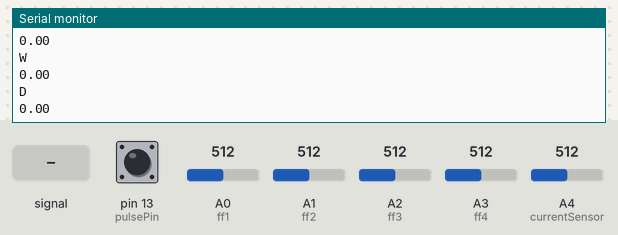
This sketch was run on a simulated Arduino Uno, built with avr-gcc and run on an emulated ATmega328P. Parts: the last lines printed to the serial monitor. The test bench sets the inputs (shaded band); at power-on: A0 (ff1) = 512, A1 (ff2) = 512, A2 (ff3) = 512, A3 (ff4) = 512, A4 (currentSensor) = 512, pin 13 (pulsePin) HIGH.

Above: at 1.2 s.
1.3 s: A4 (currentSensor) fed a 200 Hz sine of ±81 counts around its level
2.8 s: A0 (ff1) set to 490
At 3.4 s:
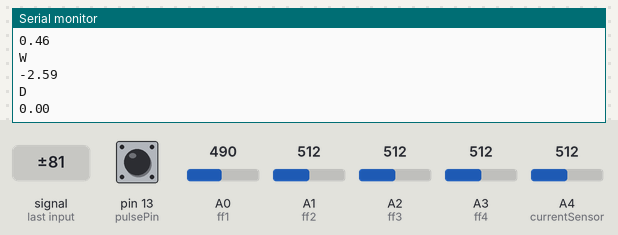
4.3 s: A1 (ff2) set to 490
At 5.1 s:
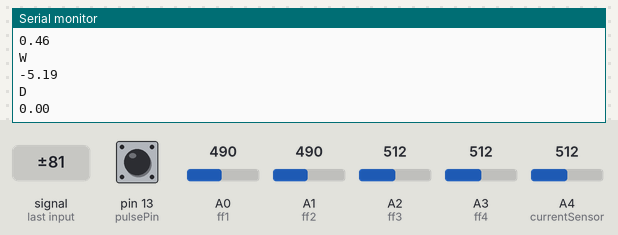
5.8 s: A2 (ff3) set to 490
At 6.8 s:
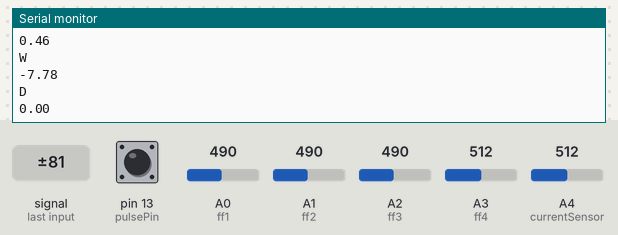
7.3 s: A3 (ff4) set to 490
At 8.0 s:
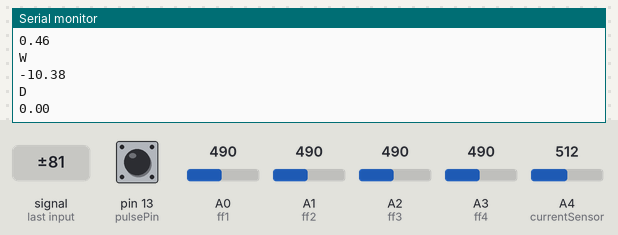
8.8 s: A4 (currentSensor) set to 490
Timing chart, 0 to 11.3 s (numbered marks = the images above; inputs shaded):
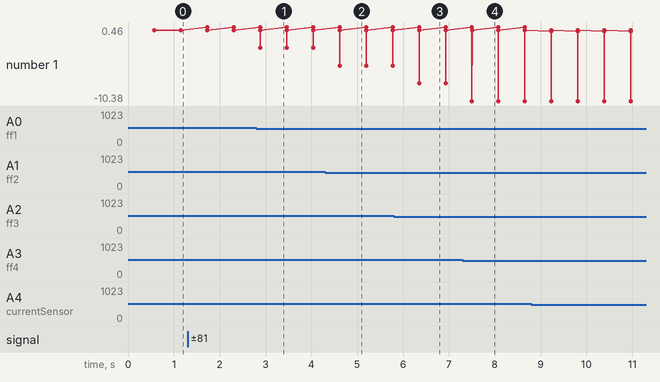

The sketch:

MainMonitoring.ino
```cpp
const int currentSensor = A4, pulsePin = 13;
const int ff1 = A0, ff2 = A1, ff3 = A2, ff4 = A3;
const float mVPerAmp = 125.0;
const float microstep = 1/ 32, cmPerRot = 0.254, stepAngle = 1.8;
float baseWeight;
int steps = 0, prevState;
int startTime;

float getIRMS(int sensorPin) {
  float maxRead = 0, currRead;

  for (int i = 0; i < 1000; i++) {
    currRead = analogRead(sensorPin);
    if (currRead > maxRead) {
      maxRead = currRead;
    }
  }

  // Convert analog read to a voltage in mV. Convert that to Amps.
  return ((maxRead - 512) / 1023) * 5000 * 0.707 * 0.00165;
}

float getWeight() {
  float sensorSum = 0;

  sensorSum += analogRead(ff1);
  sensorSum += analogRead(ff2);
  sensorSum += analogRead(ff3);
  sensorSum += analogRead(ff4);

  return sensorSum * -0.1179 + 475.957;
}

float getWoB() {
  return baseWeight - getWeight();
}

void setup() {
  Serial.begin(2000000);
  pinMode(currentSensor, INPUT);
  pinMode(ff1, INPUT);
  pinMode(ff2, INPUT);
  pinMode(ff3, INPUT);
  pinMode(ff4, INPUT);
  pinMode(pulsePin, INPUT);
  prevState = digitalRead(pulsePin);

  baseWeight = getWeight();
  startTime = millis();
}

void loop() {
  int currState = digitalRead(pulsePin);
  if (prevState != currState) {
    steps++;
    prevState = currState;
  }

  float amps = getIRMS(currentSensor), weightOnBit = getWoB();
  float depth = steps *cmPerRot * stepAngle * microstep / 360;

  if (millis() - startTime > 500) {
    Serial.println('C');
    Serial.println(amps);
    Serial.println('W');
    Serial.println(weightOnBit);
    Serial.println('D');
    Serial.println(depth);
    startTime = millis();
  }
}
```

Measured:
- after the input at 2.8 s, the serial monitor: prints a new line after 0.08 s (image 1)
- after the input at 4.3 s, the serial monitor: prints a new line after 0.32 s (image 2)
- after the input at 5.8 s, the serial monitor: prints a new line after 0.55 s (image 3)
- after the input at 7.3 s, the serial monitor: prints a new line after 0.20 s (image 4)
